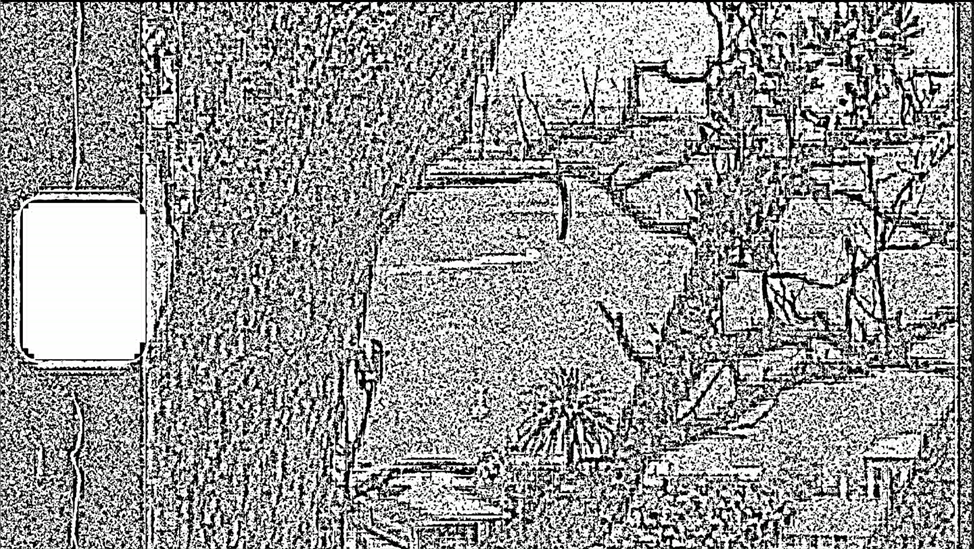
#> input picture image.png, 974 x 549 px, given in place of Narrow_Neck_BW_1.mov, which was not available
$ jupyter execute lab1.ipynb   (text cells are left out)
#> lines starting #> are read from the running program, lines starting #| are printed output that depends on the picture; after the words box and inside, x2 and y2 are one past the last pixel; in counts of white or black regions, pixels touching at a corner belong together; pictures that were not available may be replaced by others from this repository, and a replacement may not be noted
[cell 1]
import numpy as np
import cv2 as cv
import time
from numba import njit

[cell 2]
start = time.time()
cap = cv.VideoCapture('Narrow_Neck_BW_1.mov')
fl_to_show=1
fourcc = cv.VideoWriter_fourcc(*'XVID')
out = cv.VideoWriter('output.avi', fourcc, 20.0, (1440,  810),False)
while cap.isOpened():
    ret, frame = cap.read()
#> frame is the input picture: shape (549, 974, 3); mean B, G, R 154.7, 155.1, 154.8
    if not ret:
        break
    frame = cv.resize(frame, (1440, 810))
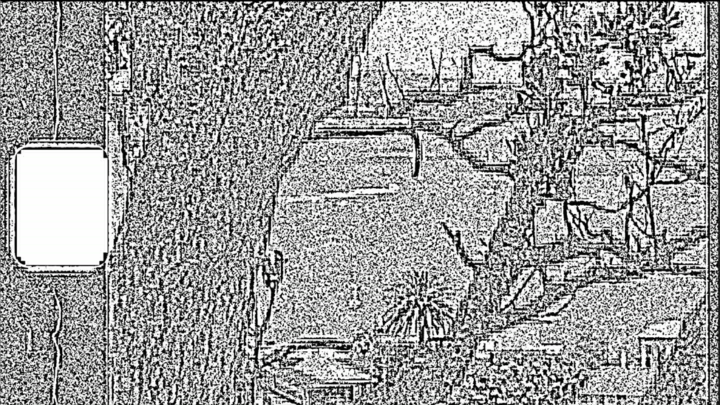
#> frame: shape (810, 1440, 3) (shown at 1/2 size); mean B, G, R 154.6, 155, 154.6
    frame = cv.cvtColor(frame, cv.COLOR_BGR2GRAY)
#> frame: shape (810, 1440)
#     ret_prep,thresh = cv.threshold(frame,127,255,cv.THRESH_BINARY)
#     ret_prep,thresh = cv.threshold(frame,127,255,cv.THRESH_BINARY_INV)
    thresh = cv.adaptiveThreshold(frame,255,cv.ADAPTIVE_THRESH_MEAN_C,\
                                  cv.THRESH_BINARY,11,2)
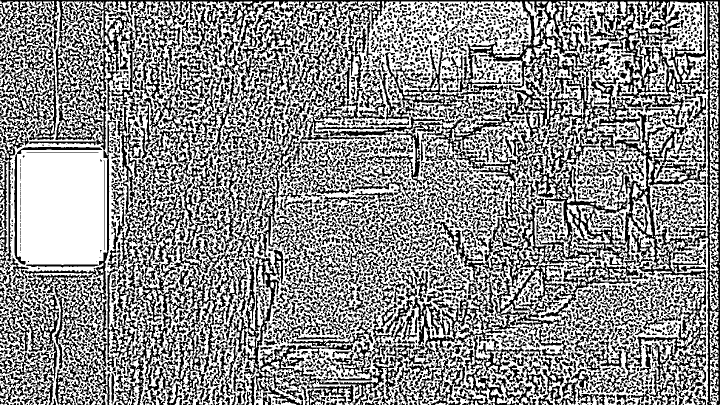
#> thresh: shape (810, 1440) (shown at 1/2 size); 56.3% white; 5179 black regions (2504 under 20 px), largest, box (x1, y1, x2, y2) and area: (0, 0, 1440, 810) 62754, (983, 224, 1412, 660) 28544, (658, 219, 1058, 398) 7886
    out.write(thresh)
#     thresh = cv.adaptiveThreshold(frame,255,cv.ADAPTIVE_THRESH_GAUSSIAN_C,\
#             cv.THRESH_BINARY,11,2)
    if cv.waitKey(1) == ord('2'):
#> (key q is pressed here)
        if fl_to_show==1: fl_to_show = 2
        else: fl_to_show = 1
    if fl_to_show==1:
        frame_to_show = frame
    else:
        frame_to_show = thresh

    cv.imshow('frame', frame_to_show)
    if cv.waitKey(1) == ord('q'):
#> (key q is pressed here)
        break
cap.release()
out.release()
cv.destroyAllWindows()
end = time.time()
print(round((end-start),2))

[cell 3]
def adaptive_binarization_mean(frame,blockSize, constant, const2):
    height = np.shape(frame)[0]//blockSize
    width = np.shape(frame)[1]//blockSize
    frame_binary = frame
    for h in range(height):
        for w in range(width):
            s = 0
            for i in range(blockSize):
                for j in range(blockSize):
                    s = s + frame[h*blockSize+i][w*blockSize+j]
            threshhold = const2*(s/(blockSize**2)) - constant
            for i in range(blockSize):
                for j in range(blockSize):
                    if frame_binary[h*blockSize+i][w*blockSize+j]>threshhold:
                        frame_binary[h*blockSize+i][w*blockSize+j]=255
                    else: frame_binary[h*blockSize+i][w*blockSize+j] = 0

    return frame_binary

[cell 4]
start = time.time()
cap = cv.VideoCapture('Narrow_Neck_BW_1.mov')
fl_to_show=1
fourcc = cv.VideoWriter_fourcc(*'XVID')
height = 810
width = 1440
blocksize = 11
constant = 2
const2 = 1.05
out = cv.VideoWriter('output.avi', fourcc, 20.0, (width,  height),False)
while cap.isOpened():
    ret, frame = cap.read()
    if not ret:
        break
    frame = cv.cvtColor(frame, cv.COLOR_BGR2GRAY)
#> frame: shape (549, 974)
    frame2 = frame
    frame = cv.resize(frame, (width//blocksize*blocksize, height//blocksize*blocksize))
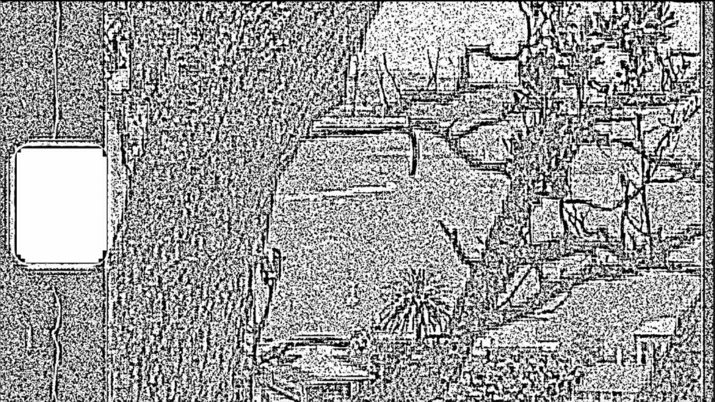
#> frame: shape (803, 1430) (shown at 1/2 size); min 0, max 255, mean 154.9


    thresh = adaptive_binarization_mean(frame2,blocksize,constant,const2)
#> after the loop in adaptive_binarization_mean, `for h in range(height):`:
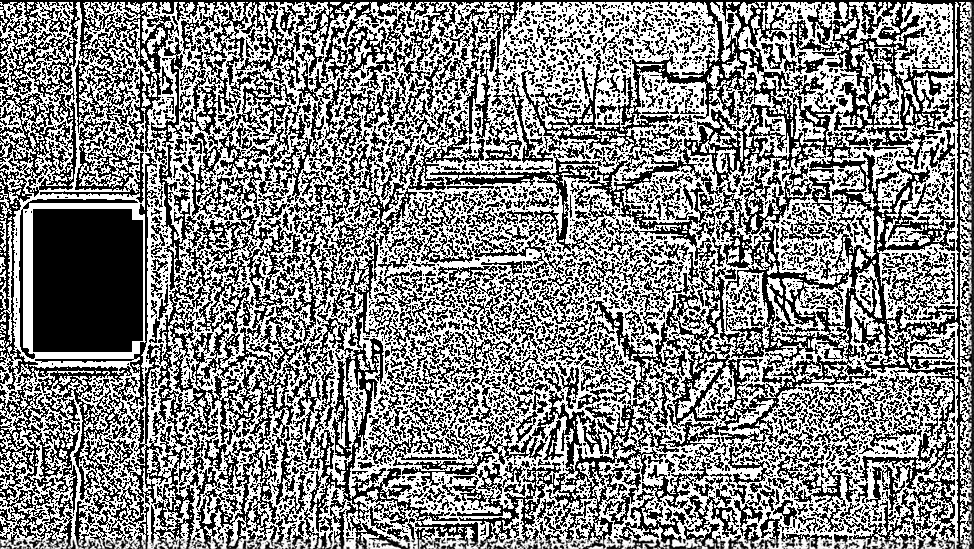
#> frame_binary: shape (549, 974); min 0, max 255, mean 133.8
    thresh = cv.resize(thresh, (width, height))
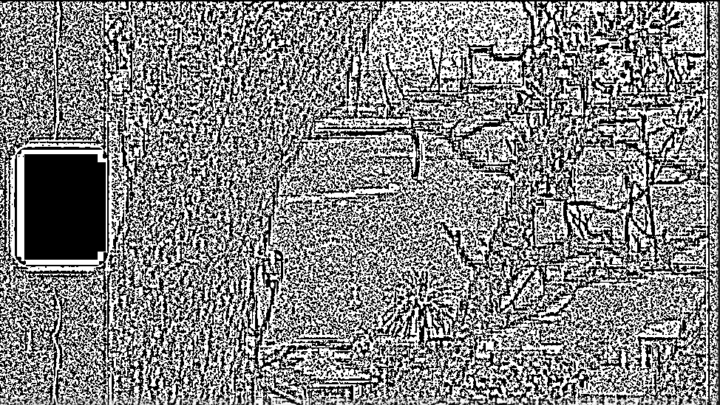
#> thresh: shape (810, 1440) (shown at 1/2 size); min 0, max 255, mean 133.8
    frame = cv.resize(frame, (width, height))
#> frame: shape (810, 1440)
    out.write(thresh)
    if cv.waitKey(25) == ord('2'):
#> (key q is pressed here)
        if fl_to_show==1: fl_to_show = 2
        else: fl_to_show = 1
    if fl_to_show==1:
        frame_to_show = frame
    else:
        frame_to_show = thresh

    cv.imshow('frame', frame_to_show)
    if cv.waitKey(1) == ord('q'):
#> (key q is pressed here)
        break
cap.release()
cv.destroyAllWindows()
end = time.time()
print(round((end-start),2))

[cell 5]
@njit
def adaptive_binarization_mean(frame,blockSize, constant, const2):
    height = np.shape(frame)[0]//blockSize
    width = np.shape(frame)[1]//blockSize
    frame_binary = frame
    for h in range(height):
        for w in range(width):
            s = 0
            for i in range(blockSize):
                for j in range(blockSize):
                    s = s + frame[h*blockSize+i][w*blockSize+j]
            threshhold = const2*(s/(blockSize**2)) - constant
            for i in range(blockSize):
                for j in range(blockSize):
                    if frame_binary[h*blockSize+i][w*blockSize+j]>threshhold:
                        frame_binary[h*blockSize+i][w*blockSize+j]=255
                    else: frame_binary[h*blockSize+i][w*blockSize+j] = 0

    return frame_binary

[cell 6]
start = time.time()
cap = cv.VideoCapture('Narrow_Neck_BW_1.mov')
fl_to_show=1
fourcc = cv.VideoWriter_fourcc(*'XVID')
height = 810
width = 1440
blocksize = 11
constant = 2
const2 = 1.05
out = cv.VideoWriter('output.avi', fourcc, 20.0, (width,  height),False)
while cap.isOpened():
    ret, frame = cap.read()
    if not ret:
        break
    frame = cv.cvtColor(frame, cv.COLOR_BGR2GRAY)
    frame2 = frame
    frame = cv.resize(frame, (width//blocksize*blocksize, height//blocksize*blocksize))


    thresh = adaptive_binarization_mean(frame2,blocksize,constant,const2)
    thresh = cv.resize(thresh, (width, height))
    frame = cv.resize(frame, (width, height))
    out.write(thresh)
    if cv.waitKey(25) == ord('2'):
#> (key q is pressed here)
        if fl_to_show==1: fl_to_show = 2
        else: fl_to_show = 1
    if fl_to_show==1:
        frame_to_show = frame
    else:
        frame_to_show = thresh

    cv.imshow('frame', frame_to_show)
    if cv.waitKey(1) == ord('q'):
#> (key q is pressed here)

$ run again, on pic1.png
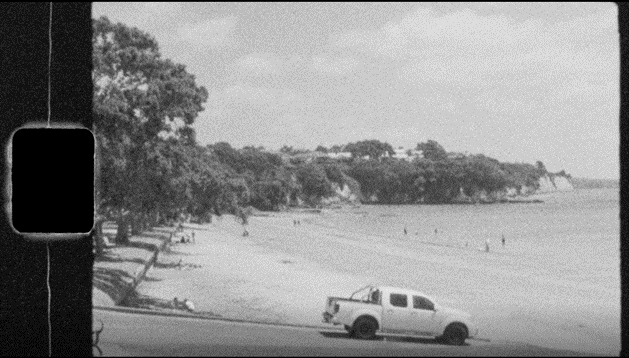
#> input picture pic1.png, 629 x 358 px, given in place of Narrow_Neck_BW_1.mov, which was not available
#> frame is the input picture: shape (358, 629, 3); min 0, max 232, mean 141.3
#> `thresh = cv.adaptiveThreshold(frame,255,cv.ADAPTIVE_THRESH_MEAN_C,\ cv..`:
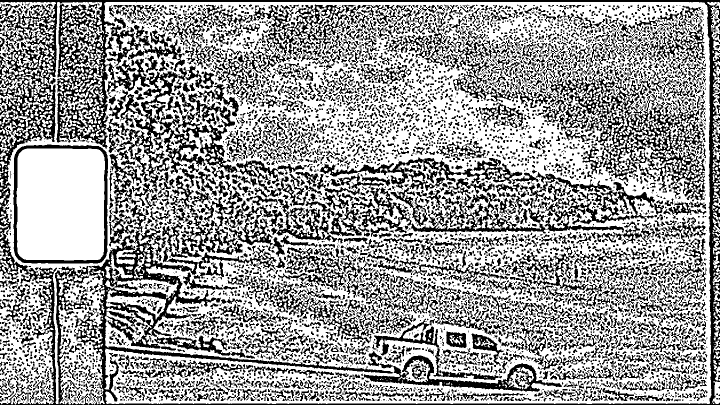
#> thresh: shape (810, 1440) (shown at 1/2 size); 61.5% white; 6374 black regions (4211 under 20 px), largest, box (x1, y1, x2, y2) and area: (0, 0, 1440, 810) 89307, (906, 122, 1412, 401) 26344, (232, 143, 558, 386) 15818
#> `thresh = cv.resize(thresh, (width, height))`:
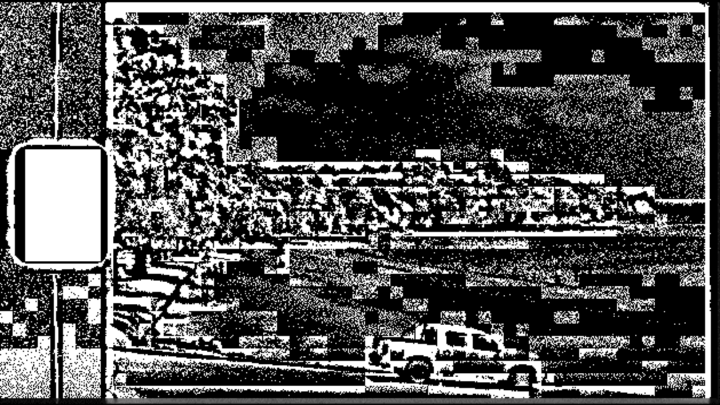
#> thresh: shape (810, 1440) (shown at 1/2 size); min 0, max 255, mean 82.8
